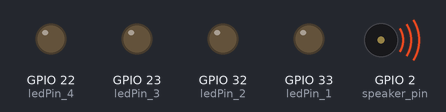
A program run on a simulated ESP32. Parts: output pins drawn as LEDs (lit = HIGH), buzzer (waves = sounding).

Above: at 2.3 s.
At 2.43 s:
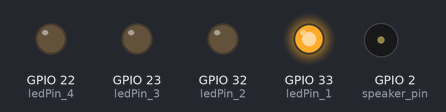
At 2.65 s:
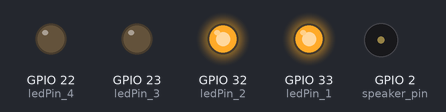
At 2.89 s:
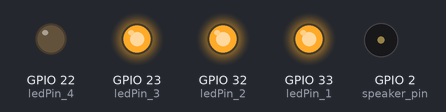
At 4.24 s:
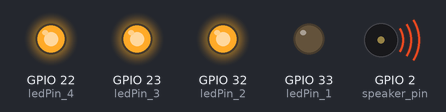
At 5.06 s:
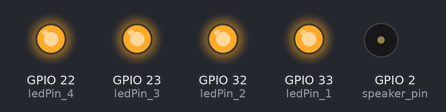
Timing chart, 0 to 5.4 s (numbered marks = the images above):
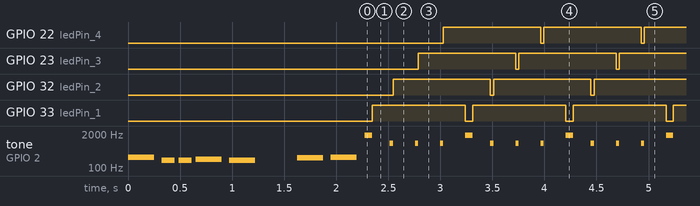

Measured:
- by itself, GPIO 22 (ledPin_4), GPIO 23 (ledPin_3), GPIO 32 (ledPin_2): alternates HIGH for 0.93 s and LOW for 0.03 s
- by itself, GPIO 33 (ledPin_1): alternates HIGH for 0.89 s and LOW for 0.07 s
- by itself, tone on GPIO 2 (speaker_pin): plays 262 Hz for 0.25 s, 196 Hz for 0.12 s, 196 Hz for 0.12 s, 220 Hz for 0.25 s, 196 Hz for 0.25 s, 247 Hz for 0.25 s … (537 notes in this stretch)

The program:

main.cpp
```cpp
#include "config.h"
#include "globals.h"
#include "pitches.h"
// #include <SPI.h>
// #include <WiFi.h>
// #include <String.h>
// #include "intr_handling.h"

unsigned int bpm = 250;
unsigned long bpm_ms = (60.0/bpm)*1000; // BPM in ms umgerechnet

LEDcontrol led1(ledPin_1, speaker_pin);
LEDcontrol led2(ledPin_2, speaker_pin);
LEDcontrol led3(ledPin_3, speaker_pin);
LEDcontrol led4(ledPin_4, speaker_pin);


void setup() {
  Serial.begin(115200);

  int melody[] = {
    NOTE_C4, NOTE_G3, NOTE_G3, NOTE_A3, NOTE_G3, 0, NOTE_B3, NOTE_C4
  };

  int noteDurations[] = {
    4, 8, 8, 4, 4, 4, 4, 4
  };

  for (int thisNote = 0; thisNote < 8; thisNote++) {
    int noteDuration = 1000 / noteDurations[thisNote];
    tone(speaker_pin, melody[thisNote], noteDuration);

    int pauseBetweenNotes = noteDuration * 1.30;
    delay(pauseBetweenNotes);
    noTone(speaker_pin);
  }
}

void loop() {
  static unsigned long last_millis;
  static uint8_t beat = 1;

  led1.update();
  led2.update();
  led3.update();
  led4.update();

  if (millis() - last_millis > bpm_ms ) {
    switch (beat) {
      case 1:
        led1.flash(70, NOTE_A6);
        break;
      case 2:
        led2.flash(30, NOTE_A5);
        break;
      case 3:
        led3.flash(30, NOTE_A5);
        break;
      case 4:
        led4.flash(30, NOTE_A5);
        beat = 0;
        break;
    }

    beat++; // beat = beat + 1
    last_millis = millis();
  }
}
```

globals.h
```cpp
/* globals.h */

#pragma once

#include <Arduino.h>
#include <Adafruit_GFX.h>
#include <Adafruit_SSD1306.h>
#include <Adafruit_I2CDevice.h>
#include <Wire.h>

#include "config.h"
#include "LEDcontrol.h"
// #include "RotaryEncoderMCP.h"


// OLED displays
// extern Adafruit_SSD1306 display[];

/* Array of all rotary encoders and their pins */
// extern RotaryEncoderMCP encoders[];
// extern const byte numEncoders;
```

pitches.h
```cpp
/*************************************************
 * Public Constants
 *************************************************/

#define NOTE_B0  31
#define NOTE_C1  33
#define NOTE_CS1 35
#define NOTE_D1  37
#define NOTE_DS1 39
#define NOTE_E1  41
#define NOTE_F1  44
#define NOTE_FS1 46
#define NOTE_G1  49
#define NOTE_GS1 52
#define NOTE_A1  55
#define NOTE_AS1 58
#define NOTE_B1  62
#define NOTE_C2  65
#define NOTE_CS2 69
#define NOTE_D2  73
#define NOTE_DS2 78
#define NOTE_E2  82
#define NOTE_F2  87
#define NOTE_FS2 93
#define NOTE_G2  98
#define NOTE_GS2 104
#define NOTE_A2  110
#define NOTE_AS2 117
#define NOTE_B2  123
#define NOTE_C3  131
#define NOTE_CS3 139
#define NOTE_D3  147
#define NOTE_DS3 156
#define NOTE_E3  165
#define NOTE_F3  175
#define NOTE_FS3 185
#define NOTE_G3  196
#define NOTE_GS3 208
#define NOTE_A3  220
#define NOTE_AS3 233
#define NOTE_B3  247
#define NOTE_C4  262
#define NOTE_CS4 277
#define NOTE_D4  294
#define NOTE_DS4 311
#define NOTE_E4  330
#define NOTE_F4  349
#define NOTE_FS4 370
#define NOTE_G4  392
#define NOTE_GS4 415
#define NOTE_A4  440
#define NOTE_AS4 466
#define NOTE_B4  494
#define NOTE_C5  523
#define NOTE_CS5 554
#define NOTE_D5  587
#define NOTE_DS5 622
#define NOTE_E5  659
#define NOTE_F5  698
#define NOTE_FS5 740
#define NOTE_G5  784
#define NOTE_GS5 831
#define NOTE_A5  880
#define NOTE_AS5 932
#define NOTE_B5  988
#define NOTE_C6  1047
#define NOTE_CS6 1109
#define NOTE_D6  1175
#define NOTE_DS6 1245
#define NOTE_E6  1319
#define NOTE_F6  1397
#define NOTE_FS6 1480
#define NOTE_G6  1568
#define NOTE_GS6 1661
#define NOTE_A6  1760
#define NOTE_AS6 1865
#define NOTE_B6  1976
#define NOTE_C7  2093
#define NOTE_CS7 2217
#define NOTE_D7  2349
#define NOTE_DS7 2489
#define NOTE_E7  2637
#define NOTE_F7  2794
#define NOTE_FS7 2960
#define NOTE_G7  3136
#define NOTE_GS7 3322
#define NOTE_A7  3520
#define NOTE_AS7 3729
#define NOTE_B7  3951
#define NOTE_C8  4186
#define NOTE_CS8 4435
#define NOTE_D8  4699
#define NOTE_DS8 4978
```

config.h
```cpp
/* config.h */

#pragma once
#include <Arduino.h>

// I2C addresses
#define I2C_SDA 21
#define I2C_SCL 22
#define I2C_SPEED 400000
#define I2C_OLED 0x70
#define I2C_ENCODER 0x20 // not used -> hard coded in Adafruit MCP23017 library?

// OLED ssd1306
#define SCREEN_WIDTH 128 // OLED display width, in pixels
#define SCREEN_HEIGHT 64 // OLED display height, in pixels
#define OLED_RESET     -1 // Reset pin # (or -1 if sharing Arduino reset pin)
#define SCREEN_ADDRESS 0x3C ///< See datasheet for Address; 0x3C for 128x64, 0x3D for 128x32
#define D_MAIN 0 // Display used for main menu
#define D_VALVE_1 1 // Display used for valve 1
#define D_VALVE_2 2 // Display used for valve 2
#define D_VALVE_3 3 // Display used for valve 3
#define D_CAMERA 4 // Display used for SLR camera
#define D_STEPPER 5 // Display used for macro rack stepper

// LED pins
uint8_t ledPin_1 = 33;
uint8_t ledPin_2 = 32;
uint8_t ledPin_3 = 23;
uint8_t ledPin_4 = 22;

// Speaker pin
uint8_t speaker_pin = 2; // ESP32 pin for audio output to speaker

// Roatry encoders with MCP23017
/* the INT pin of the MCP can only be connected to
 * an interrupt capable pin on the ESP32,
*/
const short int arduinoIntPin = 25;
// Assigment of encoder switch pins (directly connected to ESP32)
const short int enc_0_sw_pin = 26; // needs bit 8 set to recognize directly connected button switch
const short int enc_5_sw_pin = 27; // needs bit 8 set to recognize directly connected button switch


// WLAN
const char* const ssid = "AWLAN";
const char* const password = "59ZGH@S44MK1";
```
